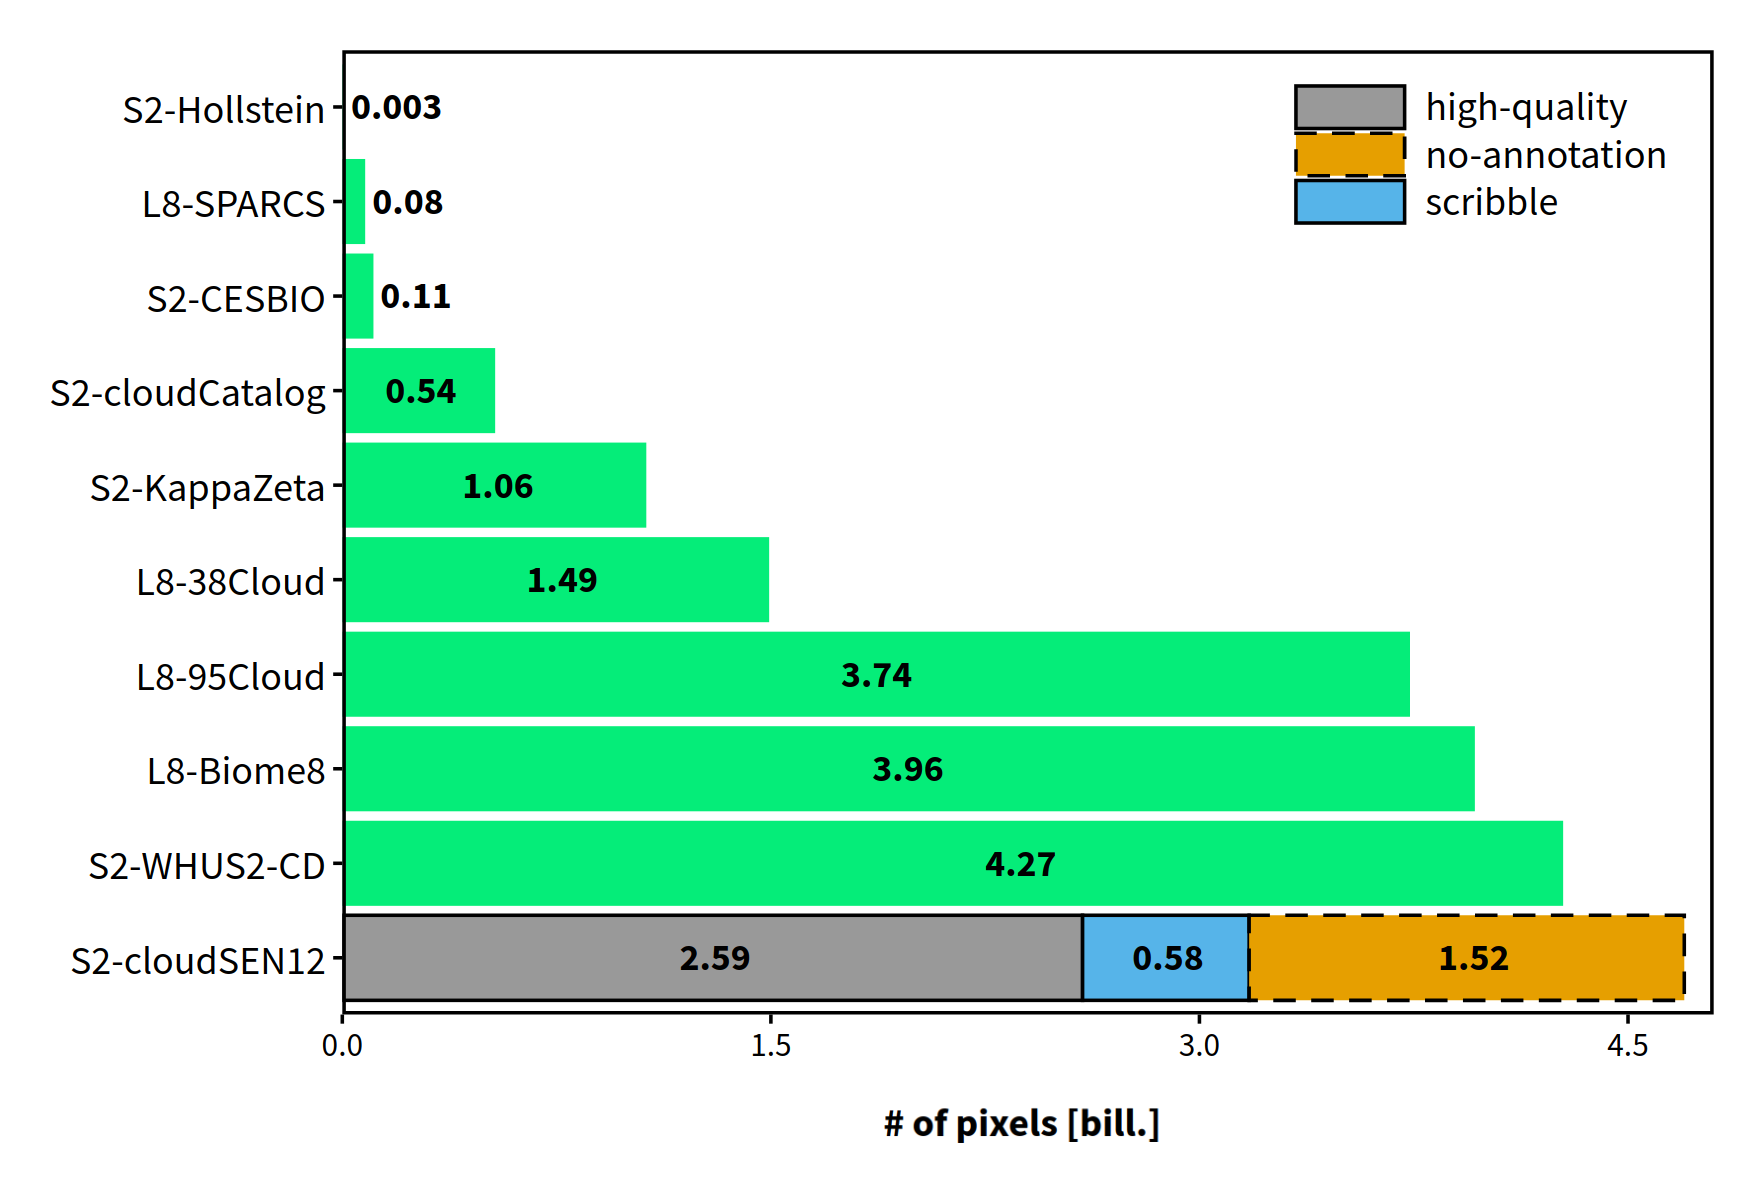

This figure's R source:
# /*
# MIT License
#
# Copyright (c) [2022] [CloudSEN12 team]
#
# Permission is hereby granted, free of charge, to any person obtaining a copy
# of this software and associated documentation files (the "Software"), to deal
# in the Software without restriction, including without limitation the rights
# to use, copy, modify, merge, publish, distribute, sublicense, and/or sell
# copies of the Software, and to permit persons to whom the Software is
# furnished to do so, subject to the following conditions:
#
# The above copyright notice and this permission notice shall be included in all
# copies or substantial portions of the Software.
#
# THE SOFTWARE IS PROVIDED "AS IS", WITHOUT WARRANTY OF ANY KIND, EXPRESS OR
# IMPLIED, INCLUDING BUT NOT LIMITED TO THE WARRANTIES OF MERCHANTABILITY,
# FITNESS FOR A PARTICULAR PURPOSE AND NONINFRINGEMENT. IN NO EVENT SHALL THE
# AUTHORS OR COPYRIGHT HOLDERS BE LIABLE FOR ANY CLAIM, DAMAGES OR OTHER
# LIABILITY, WHETHER IN AN ACTION OF CONTRACT, TORT OR OTHERWISE, ARISING FROM,
# OUT OF OR IN CONNECTION WITH THE SOFTWARE OR THE USE OR OTHER DEALINGS IN THE
# SOFTWARE.

library(tidyverse)
library(magick)
library(Hmisc)

# Build data before plot ----
other.dset <-
  readxl::read_xls("data/dataset.xls") %>%
  dplyr::filter(Dataset %nin% "cloudSEN12") %>%
  arrange(pixels) %>%
  mutate(
    pixels = round(pixels, 3),
    lab = as.character(pixels),
    y = pixels + .8
  )

other.dset$y[6:7] <- (other.dset$pixels)[6:7] / 2

dset <-
  other.dset %>%
  bind_rows(
    readxl::read_xls("data/dataset.xls") %>%
      dplyr::filter(Dataset %in% "cloudSEN12") %>%
      mutate(id = c(3, 1, 2)) %>%
      arrange(desc(id)) %>%
      mutate(
        pixels = round(pixels, 3),
        lab = sprintf("%1s", round(pixels, 1)),
        ycum = cumsum(pixels),
        y = ycum - (pixels / 2)
      ) %>%
      arrange(id)
  ) %>%
  arrange(desc(row_number())) %>%
  mutate(Dataset = as_factor(Dataset))

# Plot ----
barplot <-
  ggplot(
    dset,
    aes(
      x = Dataset, y = pixels, linetype = type,
      fill = type, group = sensor
    )
  ) +
  labs(x = NULL, y = "\n# of pixels [bill.]") +
  geom_bar(
    position = "stack", stat = "identity",
    colour = "black"
  ) +
  scale_linetype_manual(values = c("solid", "dashed", "solid")) +
  scale_fill_manual(values = c("#999999", "#E69F00", "#56B4E9")) +
  scale_y_continuous(
    breaks = seq(0, 4.6, 1.5),
    limits = c(0, 5.35)
  ) +
  theme_bw() +
  theme(
    legend.margin = margin(3, 7, 7, 7),
    legend.key.width = unit(1.2, "cm"),
    legend.key.height = unit(.5, "cm"),
    legend.title = element_blank(),
    legend.position = c(.67, .88),
    legend.direction = "vertical",
    legend.box = "horizontal",
    legend.text = element_text(size = 12, family = "Source Sans Pro"),
    axis.text.x = element_text(
      size = 10, colour = "black",
      family = "Source Sans Pro",
      angle = 0, vjust = .6
    ),
    axis.text.y = element_text(
      size = 12, color = "black",
      family = "Source Sans Pro",
      angle = 0, vjust = .6
    ),
    axis.title.x = element_text(
      size = 12, color = "black",
      family = "Source Sans Pro", face = "bold"
    ),
    axis.title.y = element_text(
      size = 12, color = "black",
      family = "Source Sans Pro", face = "bold"
    ),
    axis.ticks.x = element_line(color = "black"),
    axis.ticks.y = element_line(color = "black"),
    panel.grid = element_blank(),
    panel.border = element_rect(size = 1, color = "black")
  ) +
  geom_text(
    aes(x = Dataset, y = y, label = lab),
    size = 4,
    angle = 0,
    color = "black",
    family = "Source Sans Pro",
    fontface = "bold"
  ) +
  guides(fill = guide_legend(ncol = 1)) +
  coord_flip()

# Save ggplot object ----
ggsave(
  plot = barplot, "figure02/figure02.png",
  width = 13, height = 13, units = "cm", dpi = 500
)

# Trim figure ----
img <-
  magick::image_read("figure02/figure02.png", strip = TRUE) %>%
  image_trim() %>%
  image_border("white", "50x50")

# Save figure ----
image_write(img, path = "figure02/figure02.png", format = "png")
